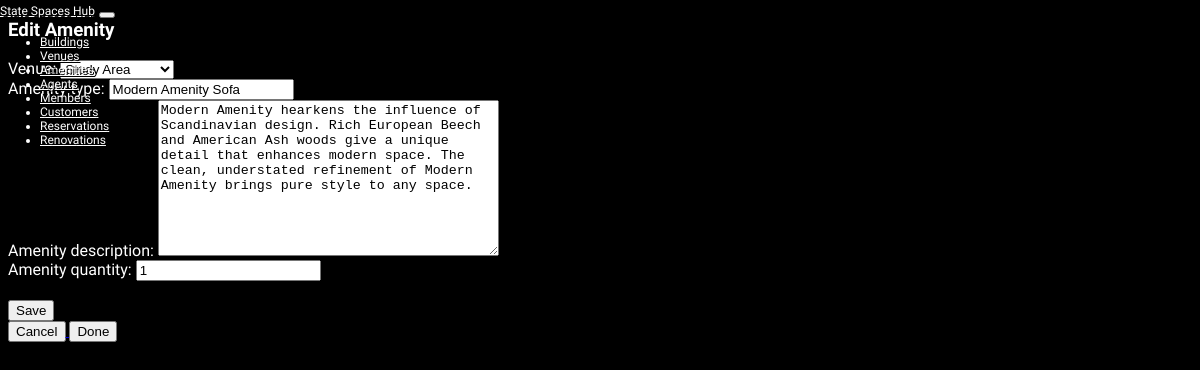
Page /amenity/2/edit on the committed database.
### StateSpacesHub/models.py (models this page shows, shortened)
class Amenity(models.Model):
    venue = models.ForeignKey(Venue, on_delete=models.CASCADE, related_name='amenities')  # Tied to one Venue
    amenity_type = models.CharField(max_length=255, null=False)
    amenity_description = models.TextField(null=False)
    amenity_quantity = models.PositiveIntegerField(null=False, default=1)

### StateSpacesHub/views.py (the view)
# urls.py: path('amenity/<int:pk>/edit', AmenityUpdateView.as_view(), name='amenity_edit'),
class AmenityUpdateView(UpdateView):
    model = Amenity
    form_class = AmenityForm
    template_name = 'amenity/AmenityUpdate.html'
    success_url = reverse_lazy('StateSpacesHub:amenity')
    def get_context_data(self, **kwargs):
        context = super().get_context_data(**kwargs)
        context['form'] = self.get_form()
        context['amenity'] = self.get_object()
        return context

### StateSpacesHub/forms.py
class AmenityForm(forms.ModelForm):
    class Meta:
        model = Amenity
        exclude=[]

### StateSpacesHub/models.py (called while the page is built)
    def __str__(self):
        return self.venue_name

### templates/amenity/amenityUpdate.html (shortened to what this page needs)
{% extends 'base.html' %}
{% load static %}
{% block content %}
  <h3>Edit Amenity</h3>
  <form method="POST" enctype="multipart/form-data">
    {{ form }}
    <br>
    <button type="submit">Save</button>
  </form>
  <a href="{% url 'amenity' pk=view.kwargs.pk %}">
    <button>Cancel</button>
  </a>
  <a href="{% url 'amenity' pk=view.kwargs.pk %}">
    <button>Done</button>
  </a>
{% endblock content %}

### static/base.css (style rules this page uses)
body { background-color:black; color:white; font-family: Questrial; }

### rows in the picture
Amenity: venue "Study Area", amenity_type "Modern Amenity Sofa", amenity_description "Modern Amenity hearkens the influence of Scandinavian design. Rich European Beech and American Ash woods give a unique detail that enhances modern space. The clean, understated refinement of Modern Amenity brings pure style to any space.", amenity_quantity "1"
